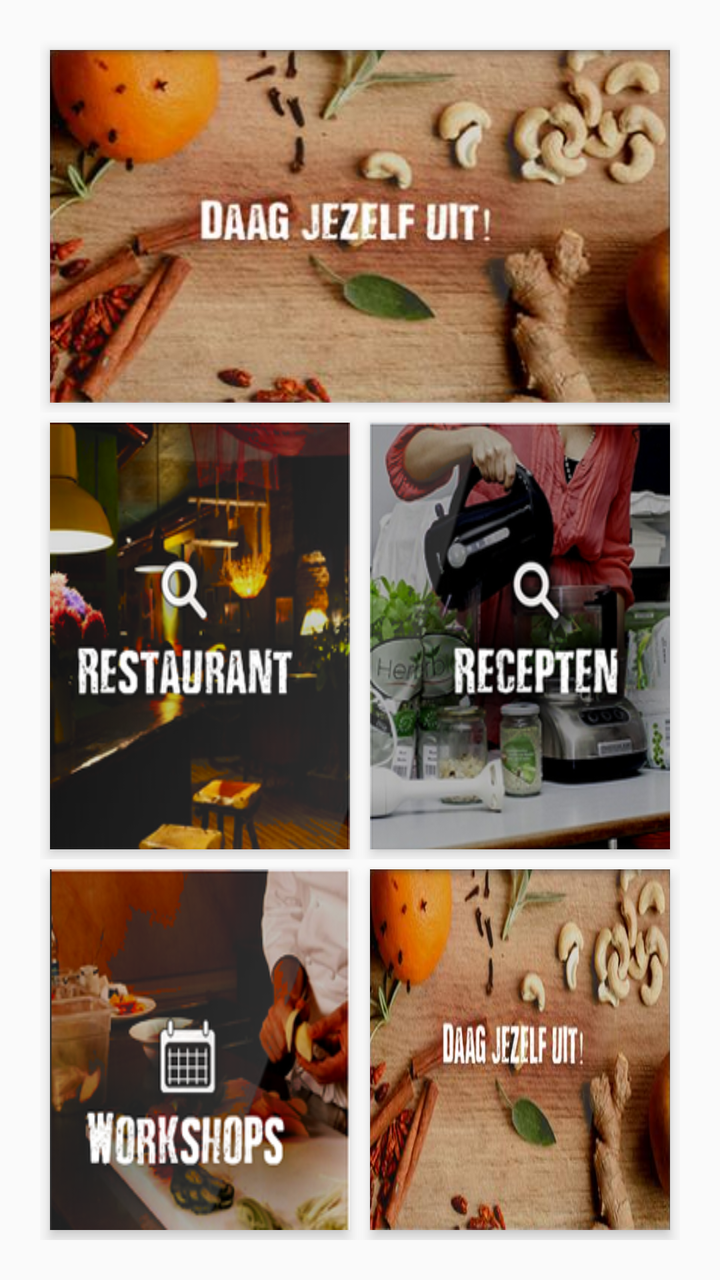
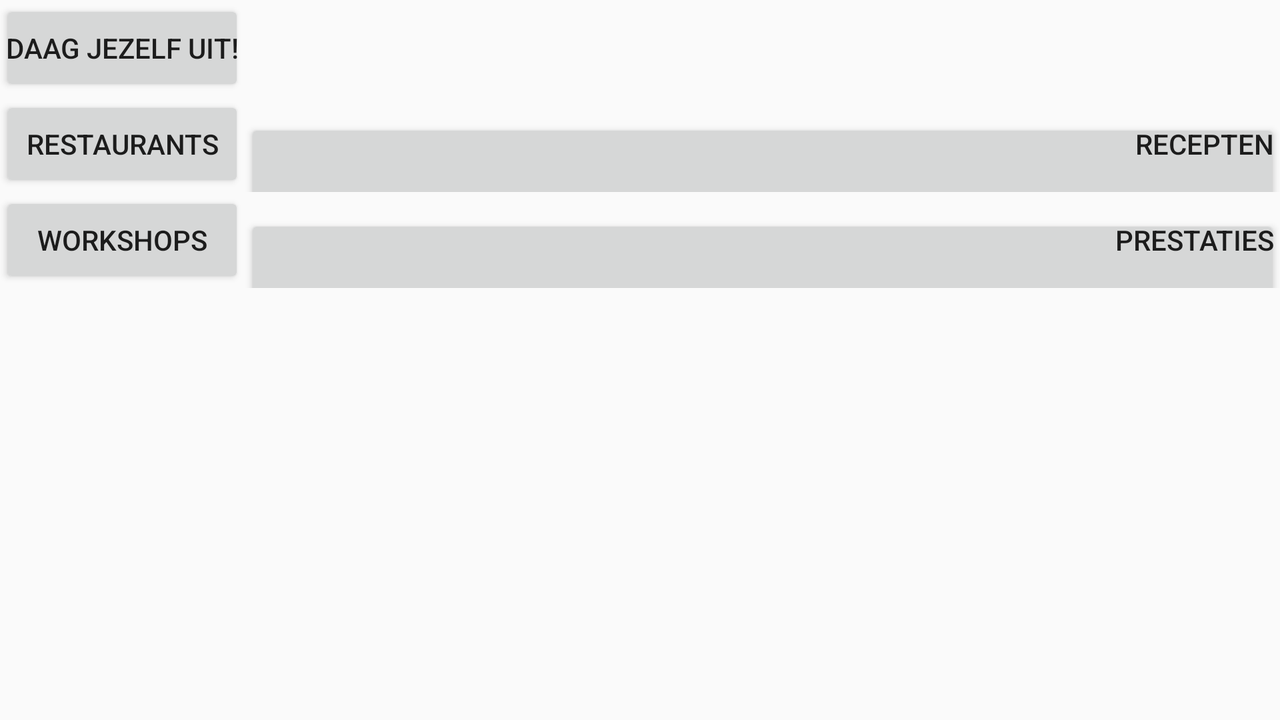

An Android layout and its configuration variant, each rendered on a device that would load it. The default file and the variant file are quoted in full after the pictures.
<!-- AndroidManifest.xml: application theme AppTheme -->
<!-- res/layout/activity_hoofdmenu.xml -->
<?xml version="1.0" encoding="utf-8"?>
<TableLayout xmlns:android="http://schemas.android.com/apk/res/android"
    android:layout_width="fill_parent"
    android:layout_height="fill_parent"
    android:layout_alignParentTop="true"
    android:layout_alignParentStart="true"
    android:layout_alignParentLeft="true"
    android:orientation="vertical"
    android:stretchColumns="*"
    android:shrinkColumns="*"
    android:padding="20dp"

    >
    <TableRow android:layout_weight="1">

        <ImageButton android:layout_height="fill_parent"
            android:elevation="4dp"
            android:scaleType="fitCenter"
            android:layout_margin="5dp"
            android:layout_width="0dp"
            android:text="@string/btnChallenges"
            android:layout_column="0"
            android:layout_span="2"
            android:background="@mipmap/test"/>
    </TableRow>

    <TableRow android:layout_weight="1">

        <ImageButton android:layout_height="fill_parent"
            android:elevation="4dp"
            android:scaleType="fitCenter"
            android:layout_margin="5dp"
            android:layout_width="0dp"
            android:text="@string/btnRestaurants"
            android:layout_column="0"
            android:background="@mipmap/restaurant"/>

        <ImageButton android:layout_height="fill_parent"
            android:elevation="4dp"
            android:scaleType="fitCenter"
            android:layout_margin="5dp"
            android:layout_width="0dp"
            android:text="@string/btnRecepten"
            android:layout_column="1"
            android:background="@mipmap/recepten"
            android:onClick="showRecipes"/>

    </TableRow>

    <TableRow android:layout_weight="1">

        <ImageButton android:layout_height="fill_parent"
            android:elevation="4dp"
            android:scaleType="fitCenter"
            android:layout_margin="5dp"
            android:layout_width="0dp"
            android:text="@string/btnWorkshops"
            android:layout_column="0"
            android:background="@mipmap/workshops"/>

        <ImageButton android:layout_height="fill_parent"
            android:elevation="4dp"
            android:scaleType="fitCenter"
            android:layout_margin="5dp"
            android:layout_width="0dp"
            android:text="@string/btnPrestaties"
            android:layout_column="1"
            android:background="@mipmap/test"/>

    </TableRow>
</TableLayout>
<!-- resources referenced by this layout -->
<resources>
  <!-- mipmap recepten: png bitmap (mipmap-hdpi, 102859 bytes) -->
  <!-- mipmap restaurant: png bitmap (mipmap-hdpi, 81343 bytes) -->
  <!-- mipmap test: png bitmap (mipmap-xhdpi, 221504 bytes) -->
  <!-- mipmap workshops: png bitmap (mipmap-hdpi, 61324 bytes) -->
  <string name="btnChallenges">Daag jezelf uit!</string>
  <string name="btnPrestaties">Prestaties</string>
  <string name="btnRecepten">Recepten</string>
  <string name="btnRestaurants">Restaurants</string>
  <string name="btnWorkshops">Workshops</string>
  <style name="AppTheme" parent="Theme.AppCompat.Light.DarkActionBar">
          
      </style>
</resources>
<!-- res/layout-land/activity_hoofdmenu.xml (the repository's variant of the layout above) -->
<!-- drawn on the phone turned sideways -->
<?xml version="1.0" encoding="utf-8"?>
<TableLayout xmlns:android="http://schemas.android.com/apk/res/android"
    android:layout_width="match_parent"
    android:layout_height="match_parent"
    android:stretchColumns="1">
    <TableRow>
        <Button
            android:text="@string/btnChallenges"
            android:padding="3dip" />
    </TableRow>

    <TableRow>
        <Button
            android:text="@string/btnRestaurants"
            android:padding="3dip" />
        <Button
            android:text="@string/btnRecepten"
            android:gravity="right"
            android:padding="3dip" />
    </TableRow>

    <TableRow>
        <Button
            android:text="@string/btnWorkshops"
            android:padding="3dip" />
        <Button
            android:text="@string/btnPrestaties"
            android:gravity="right"
            android:padding="3dip" />
    </TableRow>
</TableLayout>
<!-- resources referenced by the variant -->
<!-- as the phone turned sideways resolves them -->
<resources>
  <string name="btnChallenges">Daag jezelf uit!</string>
  <string name="btnPrestaties">Prestaties</string>
  <string name="btnRecepten">Recepten</string>
  <string name="btnRestaurants">Restaurants</string>
  <string name="btnWorkshops">Workshops</string>
  <style name="AppTheme" parent="Theme.AppCompat.Light.DarkActionBar">
          
      </style>
</resources>
